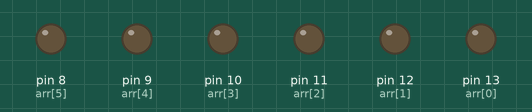
A sketch run on a simulated Arduino Uno, built with avr-gcc and run on an emulated ATmega328P. Shown: output pins drawn as LEDs (lit = HIGH).

Above: at 0.15 s.
At 3.15 s:
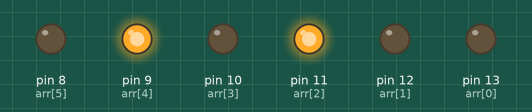
At 6.15 s:
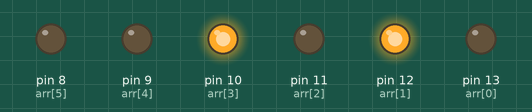
At 12.45 s:
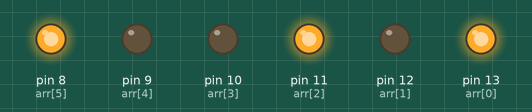
At 18.45 s:
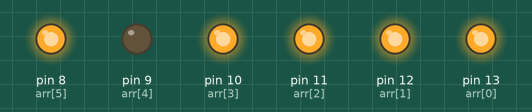
At 24.75 s:
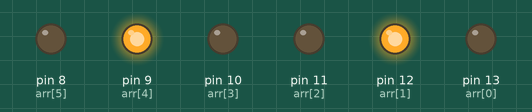
Timing chart, 0 to 25.1 s (numbered marks = the images above):
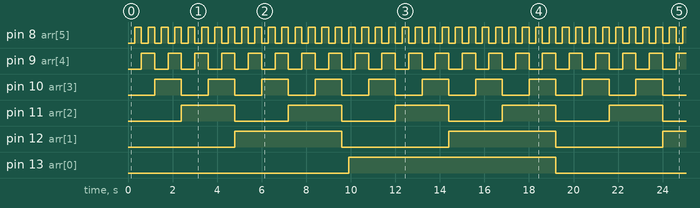

Measured:
- by itself, pin 8 (arr[5]): alternates HIGH for 0.30 s and LOW for 0.30 s
- by itself, pin 9 (arr[4]): alternates HIGH for 0.60 s and LOW for 0.60 s
- by itself, pin 10 (arr[3]): alternates HIGH for 1.2 s and LOW for 1.2 s
- by itself, pin 11 (arr[2]): alternates HIGH for 2.4 s and LOW for 2.4 s
- by itself, pin 12 (arr[1]): alternates HIGH for 4.8 s and LOW for 4.8 s
- by itself, pin 13 (arr[0]): alternates HIGH for 9.3 s and LOW for 9.9 s

The sketch:

Binary_Counte.ino
```cpp
int arr[6]={13,12,11,10,9,8};
void setup() {
  for(int i=0;i<=5;i++){
  pinMode(arr[i],OUTPUT);
  }
}
void loop(){
  for(int i=0;i<64;i++){
    /*
    if((i%2)>0){digitalWrite(arr[5],HIGH);}else{digitalWrite(arr[5],LOW);}

    if((i%4)>1){digitalWrite(arr[4],HIGH);}else{digitalWrite(arr[4],LOW);}

    if((i%8)>3){digitalWrite(arr[3],HIGH);}else{digitalWrite(arr[3],LOW);}

    if((i%16)>7){digitalWrite(arr[2],HIGH);}else{digitalWrite(arr[2],LOW);}

    if((i%32)>15){digitalWrite(arr[1],HIGH);}else{digitalWrite(arr[1],LOW);}

     if((i%64)>32){digitalWrite(arr[0],HIGH);}else{digitalWrite(arr[0],LOW);}

    delay(1000);*/

    digitalWrite(arr[5],i%2 >0);
    digitalWrite(arr[4],i%4 >1);
    digitalWrite(arr[3],i%8 >3);
    digitalWrite(arr[2],i%16 >7);
    digitalWrite(arr[1],i%32 >15);
    digitalWrite(arr[0],i%64 >32);
  delay(300);
  }
}
```
